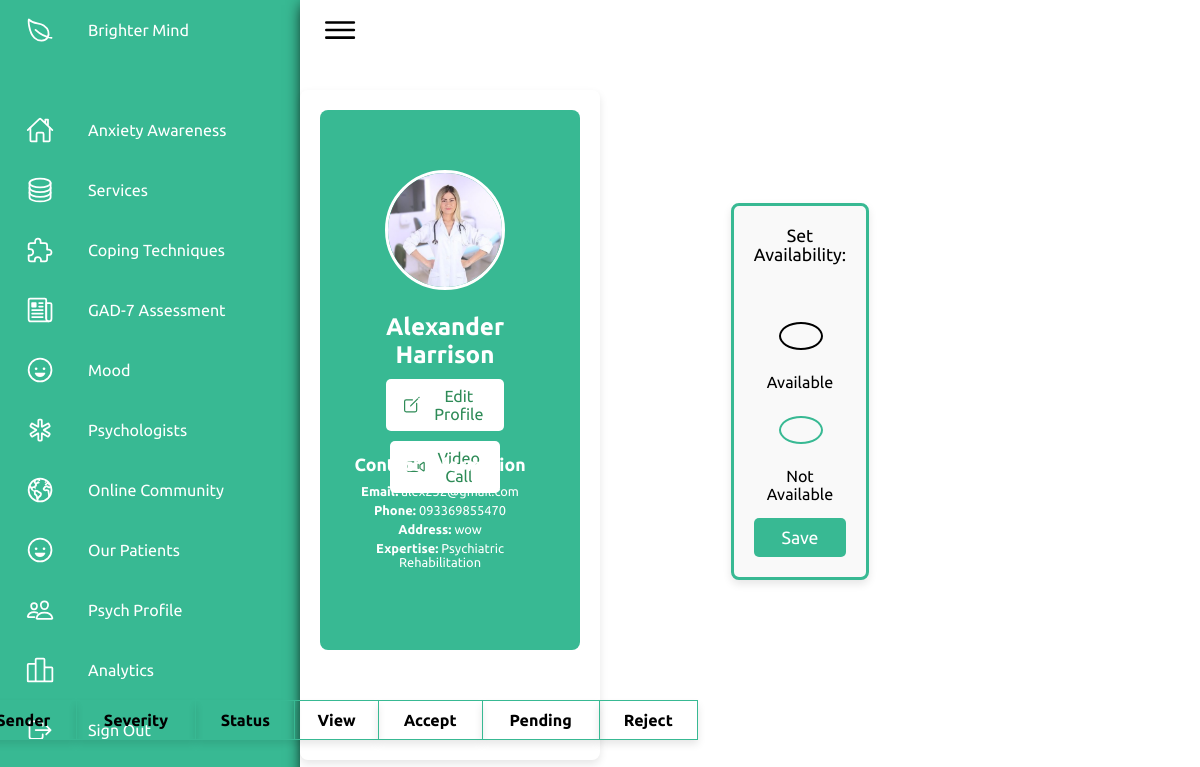
/psychview/9/ (signed in), run on the app's committed database.
### webapp/models.py (models this page shows, shortened)
class Psychologist(models.Model):
    user = models.OneToOneField(User, on_delete=models.CASCADE)
    license_number = models.CharField(max_length=100, unique=True)
    qualification = models.CharField(max_length=255)
    years_of_experience = models.PositiveIntegerField()
    area_of_expertise = models.CharField(max_length=255)
    contact_number = models.CharField(max_length=20)
    image = models.ImageField(upload_to='psychologist_images/', default='default_profile.jpg', null=True, blank=True)
    bio = models.TextField(blank=True, null=True)
    is_approved = models.BooleanField(default=False)

class Availability(models.Model):
    STATUS_CHOICES = [
        ('available', 'Available'),
        ('unavailable', 'Unavailable'),
    ]
    user = models.ForeignKey(Psychologist, on_delete=models.CASCADE)
    status = models.CharField(max_length=20, choices=STATUS_CHOICES)
    timestamp = models.DateTimeField(auto_now_add=True)
    def __str__(self):
        return self.status

### webapp/views.py (the view)
# urls.py: path('psychview/<int:psychologist_id>/', psychview, name='psychview'),
@login_required
def psychview(request, psychologist_id):
    psychologist = get_object_or_404(Psychologist, id=psychologist_id)
    if request.user != psychologist.user:
        return HttpResponseForbidden("You are not authorized to view this page.")
    availability = Availability.objects.filter(user=psychologist).latest('timestamp') if psychologist.availability_set.exists() else None
    print("Availability:", availability)
    latest_messages = Message.objects.filter(
        recipient=psychologist.user
    ).values('sender').annotate(latest_message=Max('timestamp')).order_by('latest_message')
    messages = Message.objects.filter(
        recipient=psychologist.user, timestamp__in=[m['latest_message'] for m in latest_messages]
    ).order_by('timestamp')
    for message in messages:
        try:
            severity = GAD7Response.objects.filter(user=message.sender).latest('timestamp').severity
            message.severity = severity
        except GAD7Response.DoesNotExist:
            message.severity = "No Severity Data"
    return render(request, 'pages/psychview.html', {
        'psychologist': psychologist,
        'messages': messages,
        'availability': availability,  # Ensure this is passed
    })

### webapp/templates/pages/psychview.html (shortened to what this page needs)
{% extends 'pages/index.html' %}
{% load static %}
{% block content %}
<div class="profile-container">
    <div class="profile-sidebar">
        <div class="profile-picture">
            {% if psychologist.image %}
            <img src="{{ psychologist.image.url }}" alt="Profile Picture">
            {% else %}
            <img src="{% static 'default-profile.png' %}" alt="Default Profile Picture">
            {% endif %}
        </div>
        <h2>{{ psychologist.user.first_name }} {{ psychologist.user.last_name }}</h2>
        <a href="{% url 'edit_psychview' psychologist.id %}" class="edit-profile-button">
            <ion-icon name="create-outline" class="icon"></ion-icon> Edit Profile
        </a>
        <a href="http://127.0.0.1:8000/videocall/" target="_blank" class="video-call-button">
            <ion-icon name="videocam-outline" class="icon"></ion-icon> Video Call
        </a>
        <form method="POST" class="availability-form" action="{% url 'set_availability' psychologist.id %}">
            <label for="availability">Set Availability:</label><br>
            <input type="radio" id="Available" class="availabilitylabel" name="availability" value="Available" {% if availability and availability.status == 'Available' %}checked{% endif %}> Available
            <input type="radio" id="Unavailable" class="availabilitylabel" name="availability" value="Unavailable" {% if availability and availability.status == 'Unavailable' %}checked{% endif %}> Not Available
            <button type="submit">Save</button>
        </form>
        <div class="profile-details">
            <h3>Contact Information</h3>
            <p><strong>Email:</strong> {{ psychologist.user.email }}</p>
            <p><strong>Phone:</strong> {{ psychologist.contact_number }}</p>
            <p><strong>Address:</strong> {{ psychologist.qualification }}</p>
            <p><strong>Expertise:</strong> {{ psychologist.area_of_expertise }}</p>
        </div>
    </div>
    <div class="profile-table-container">
        <table class="profile-table">
            <thead>
                <tr>
                    <th>Sender</th>
                    <th>Severity</th>
                    <th>Status</th>
                    <th>View</th>
                    <th>Accept</th>
                    <th>Pending</th>
                    <th>Reject</th>
                </tr>
            </thead>
        </table>
    </div>
</div>
        {% endblock %}

### webapp/static/css/style.css (style rules this page uses)
* { font-family: "Ubuntu", sans-serif; margin: 0; padding: 0; box-sizing: border-box; border: none; text-decoration: none; }
:root { --blue: #38b993; --white: #fff; --gray: #f5f5f5; --black1: #222; --black2: #999; --light-color: #111; --box-shadow: .5rem .5rem 0 rgba(22, 160, 133, .2); }
html { font-size: 100.5%; overflow-x: hidden; scroll-padding-top: 7rem; scroll-behavior: smooth; }
body { font-family: Arial, sans-serif; display: flex; justify-content: center; }
body { background-color: #f3f5f9; }
input[type="radio"] { -webkit-appearance: none; -moz-appearance: none; appearance: none; width: 20px; height: 20px; border-radius: 50%; border: 2px solid #38b993; outline: none; margin-right: 10px; color:black; }
input[type="radio"]:checked { border-color: black; accent-color: black; }
.icon { width: 28px; margin-right: 0.7rem; }
input { width: 100%; padding: 12px 20px; margin: 8px 0; display: inline-block; border: 1px solid #cccccc; border-radius: 4px; box-sizing: border-box; font-size: 20px }
input { width: 100%; padding: 12px 20px; margin: 8px 0; display: inline-block; border: 1px solid #ccc; border-radius: 4px; box-sizing: border-box; font-size: 20px }
html { scroll-behavior: smooth; }
form { padding: 2.3rem 2.2rem; z-index: 10; overflow: hidden; position: relative; background-color: #38b993; color: white; }

### webapp/templates/pages/psychview.html (style rules this page uses)
.profile-container { display: flex; flex-direction: column; max-width: 500px; margin: 0 auto; border-radius: 8px; padding: 20px; box-shadow: 0 4px 8px rgba(0, 0, 0, 0.1); margin-top: 30px; margin-right: 600px; }
.profile-sidebar { display: flex; flex-direction: column; align-items: center; background-color: #38b993; color: #fff; padding: 70px; text-align: center; border-radius: 8px; margin-bottom: 30px; position: relative; }
.profile-picture img { width: 120px; height: 120px; border-radius: 50%; border: 3px solid #fff; margin-bottom: 10px; margin-right: 10px; margin-top: -10px; }
.profile-sidebar h2 { margin: 10px 0; font-size: 1.5rem; margin-right: 10px; }
.profile-details { position: absolute; padding: 15px; border-radius: 8px; text-align: left; color: #fff; font-size: 1.1rem; width: 90%; margin-right: 20px; margin-top: 260px; text-align: center; }
.profile-details h3 { font-size: 1.1rem; color: #fff; margin-bottom: 10px; }
.profile-details p { margin: 5px 0; font-size: 0.8rem; }
.edit-profile-button, .video-call-button { margin-right: 10px; margin-bottom: 10px; display: inline-flex; align-items: center; justify-content: center; background-color: #fff; color: #2e8b57; border: none; padding: 8px 16px; border-radius: 5px; font-size: 1rem; text-decoration: none; text-align: center; transition: background-color 0.3s; }
.icon { margin-right: 8px; font-size: 1.2rem; }
.profile-table-container .profile-table { width: 280%; border-collapse: collapse; margin-top: 20px; margin-left: -350px; margin-right: 100px; }
.profile-table-container .profile-table th, .profile-table-container .profile-table td { padding: 10px; border: 1px solid #38b993; text-align: center; box-shadow: 0 4px 8px rgba(0, 0, 0, 0.1); }
.availability-form { color: black; }
.availability-form { display: flex; flex-direction: column; gap: 15px; max-width: 400px; margin: 0 auto; padding: 20px; border: 3px solid #38b993; border-radius: 8px; background-color: #f9f9f9; margin-top: -300px; margin-right: 800px; box-shadow: 0 4px 8px rgba(0, 0, 0, 0.1); margin-left: 1500px; }
.availability-form input[type="radio"] { margin-right: 10px; margin-left: 25px; margin-top: 10px; transition: transform 0.2s ease; }
.availability-form label { font-size: 1.1em; cursor: pointer; color: black; }
.availability-form button { padding: 10px 15px; background-color: #38b993; color: white; border: none; border-radius: 5px; font-size: 1.1em; cursor: pointer; transition: background-color 0.3s ease; }

### data on the page
Psychologist: image (picture), user.first_name "Alexander", user.last_name "Harrison", user.email "alex232@gmail.com", contact_number "093369855470", qualification "wow", area_of_expertise "Psychiatric Rehabilitation"
Availability: status "☑"
